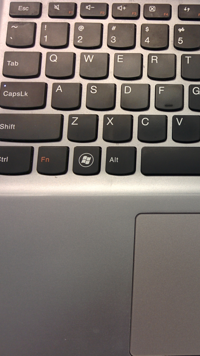
#> input picture laptop_left.png, 200 x 356 px, found by its file name
$ python rotating_image.py
#> lines starting #> are read from the running program, lines starting #| are printed output that depends on the picture
import numpy as np
import cv2
import math

def image_rotate(image, degree):
    # First we will convert the degrees into radians
    rads = math.radians(degree)
    imh = image.shape[0]
    imw = image.shape[1]
    #Set the size of rotating image
    dim = (round(math.sqrt(imh*imh+imw*imw)),round(math.sqrt(imh*imh+imw*imw)),image.shape[2])
    # We consider the rotated image to be of the same size as the original
    rot_img = np.uint8(np.zeros(dim))

    # Finding the center point of rotated (or original) image.
    height = rot_img.shape[0]
    width  = rot_img.shape[1]
    midx,midy = (width//2+1, height//2+1)

    for i in range(rot_img.shape[0]):
        for j in range(rot_img.shape[1]):
            x= (i-midx)*math.cos(rads)+(j-midy)*math.sin(rads)
            y= -(i-midx)*math.sin(rads)+(j-midy)*math.cos(rads)
            #將x,y調至中間
            y+=midy/(math.sqrt(2))
            x+=midx/(math.sqrt(2))
            #將x,y設回整數
            x=round(x)
            y=round(y)

            if (x>=0 and y>=0 and x<image.shape[0] and  y<image.shape[1]):
                rot_img[i,j,:] = image[x,y,:]

    return rot_img

def main():
    img1 = cv2.imread("laptop_left.png")
#> img1 is the input picture: shape (356, 200, 3); mean B, G, R 104.2, 109.1, 117.6
    img2 = cv2.imread("laptop_right.png")
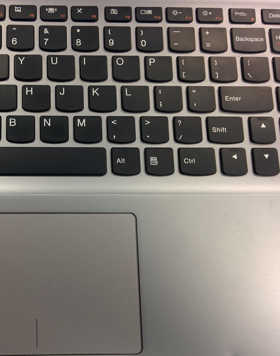
#> input picture laptop_right.png, 280 x 356 px, found by its file name
#> img2 is the input picture: shape (356, 280, 3); mean B, G, R 107.4, 112.3, 117.4
    img_combin = cv2.hconcat([img1,img2])
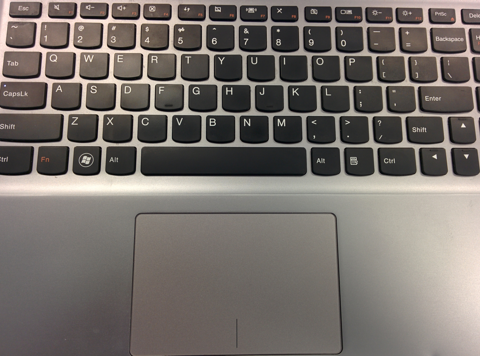
#> img_combin: shape (356, 480, 3); mean B, G, R 106.1, 111, 117.5
    r_image = image_rotate(img_combin,15)
#> after the loop in image_rotate, `for i in range(rot_img.shape[0]):`:
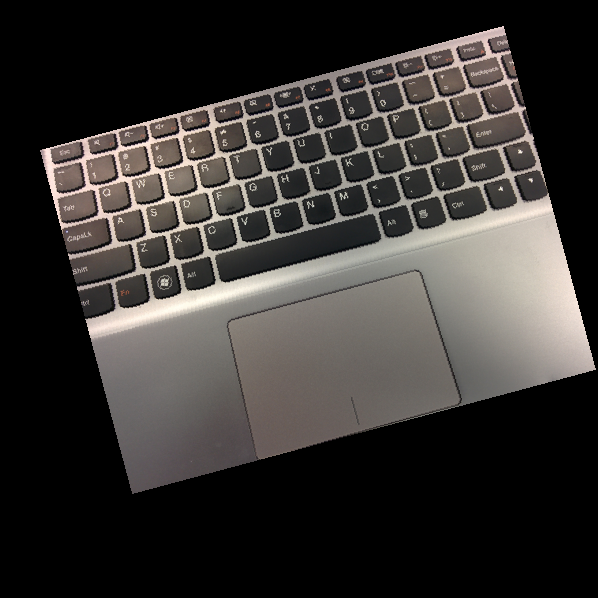
#> rot_img: shape (598, 598, 3); mean B, G, R 50.7, 53, 56.1
    cv2.imshow("Q2",r_image)
    cv2.waitKey(3000)
    cv2.imwrite("Q2_answer.png",r_image)

if __name__=='__main__':
    main()
